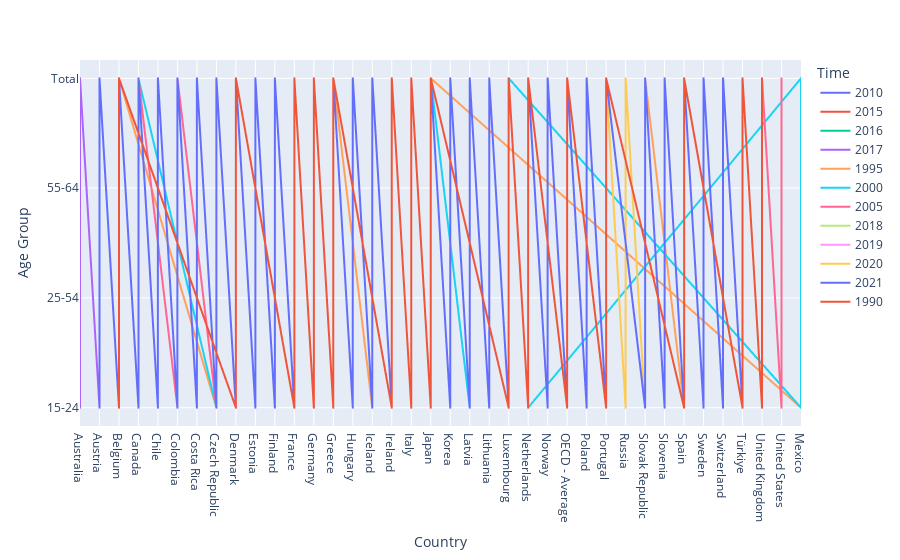

Notebook code for this chart:
### Code cell
px.line(data_date, x = "Country", y = "Age Group", color="Time")

### Figure 1 — Plotly figure (JSON) as saved in the notebook; plotly's stock layout.template omitted (floating-point values rounded to 4 significant figures; data arrays with more than 128 entries replaced by an {"elided": "..."} marker saying what was removed)
{"data": [{"hovertemplate": "Time=2010<br>Country=%{x}<br>Age Group=%{y}<extra></extra>", "legendgroup": "2010", "line": {"color": "#636efa", "dash": "solid"}, "marker": {"symbol": "circle"}, "mode": "lines", "name": "2010", "showlegend": true, "type": "scattergl", "x": {"elided": "288 str values"}, "xaxis": "x", "y": {"elided": "288 str values"}, "yaxis": "y"}, {"hovertemplate": "Time=2015<br>Country=%{x}<br>Age Group=%{y}<extra></extra>", "legendgroup": "2015", "line": {"color": "#EF553B", "dash": "solid"}, "marker": {"symbol": "circle"}, "mode": "lines", "name": "2015", "showlegend": true, "type": "scattergl", "x": {"elided": "288 str values"}, "xaxis": "x", "y": {"elided": "288 str values"}, "yaxis": "y"}, {"hovertemplate": "Time=2016<br>Country=%{x}<br>Age Group=%{y}<extra></extra>", "legendgroup": "2016", "line": {"color": "#00cc96", "dash": "solid"}, "marker": {"symbol": "circle"}, "mode": "lines", "name": "2016", "showlegend": true, "type": "scattergl", "x": {"elided": "288 str values"}, "xaxis": "x", "y": {"elided": "288 str values"}, "yaxis": "y"}, {"hovertemplate": "Time=2017<br>Country=%{x}<br>Age Group=%{y}<extra></extra>", "legendgroup": "2017", "line": {"color": "#ab63fa", "dash": "solid"}, "marker": {"symbol": "circle"}, "mode": "lines", "name": "2017", "showlegend": true, "type": "scattergl", "x": {"elided": "296 str values"}, "xaxis": "x", "y": {"elided": "296 str values"}, "yaxis": "y"}, {"hovertemplate": "Time=1995<br>Country=%{x}<br>Age Group=%{y}<extra></extra>", "legendgroup": "1995", "line": {"color": "#FFA15A", "dash": "solid"}, "marker": {"symbol": "circle"}, "mode": "lines", "name": "1995", "showlegend": true, "type": "scattergl", "x": {"elided": "160 str values"}, "xaxis": "x", "y": {"elided": "160 str values"}, "yaxis": "y"}, {"hovertemplate": "Time=2000<br>Country=%{x}<br>Age Group=%{y}<extra></extra>", "legendgroup": "2000", "line": {"color": "#19d3f3", "dash": "solid"}, "marker": {"symbol": "circle"}, "mode": "lines", "name": "2000", "showlegend": true, "type": "scattergl", "x": {"elided": "248 str values"}, "xaxis": "x", "y": {"elided": "248 str values"}, "yaxis": "y"}, {"hovertemplate": "Time=2005<br>Country=%{x}<br>Age Group=%{y}<extra></extra>", "legendgroup": "2005", "line": {"color": "#FF6692", "dash": "solid"}, "marker": {"symbol": "circle"}, "mode": "lines", "name": "2005", "showlegend": true, "type": "scattergl", "x": {"elided": "271 str values"}, "xaxis": "x", "y": {"elided": "271 str values"}, "yaxis": "y"}, {"hovertemplate": "Time=2018<br>Country=%{x}<br>Age Group=%{y}<extra></extra>", "legendgroup": "2018", "line": {"color": "#B6E880", "dash": "solid"}, "marker": {"symbol": "circle"}, "mode": "lines", "name": "2018", "showlegend": true, "type": "scattergl", "x": {"elided": "280 str values"}, "xaxis": "x", "y": {"elided": "280 str values"}, "yaxis": "y"}, {"hovertemplate": "Time=2019<br>Country=%{x}<br>Age Group=%{y}<extra></extra>", "legendgroup": "2019", "line": {"color": "#FF97FF", "dash": "solid"}, "marker": {"symbol": "circle"}, "mode": "lines", "name": "2019", "showlegend": true, "type": "scattergl", "x": {"elided": "280 str values"}, "xaxis": "x", "y": {"elided": "280 str values"}, "yaxis": "y"}, {"hovertemplate": "Time=2020<br>Country=%{x}<br>Age Group=%{y}<extra></extra>", "legendgroup": "2020", "line": {"color": "#FECB52", "dash": "solid"}, "marker": {"symbol": "circle"}, "mode": "lines", "name": "2020", "showlegend": true, "type": "scattergl", "x": {"elided": "280 str values"}, "xaxis": "x", "y": {"elided": "280 str values"}, "yaxis": "y"}, {"hovertemplate": "Time=2021<br>Country=%{x}<br>Age Group=%{y}<extra></extra>", "legendgroup": "2021", "line": {"color": "#636efa", "dash": "solid"}, "marker": {"symbol": "circle"}, "mode": "lines", "name": "2021", "showlegend": true, "type": "scattergl", "x": {"elided": "272 str values"}, "xaxis": "x", "y": {"elided": "272 str values"}, "yaxis": "y"}, {"hovertemplate": "Time=1990<br>Country=%{x}<br>Age Group=%{y}<extra></extra>", "legendgroup": "1990", "line": {"color": "#EF553B", "dash": "solid"}, "marker": {"symbol": "circle"}, "mode": "lines", "name": "1990", "showlegend": true, "type": "scattergl", "x": ["Belgium", "Belgium", "Belgium", "Belgium", "Belgium", "Belgium", "Belgium", "Belgium", "Denmark", "Denmark", "Denmark", "Denmark", "Denmark", "Denmark", "Denmark", "Denmark", "France", "France", "France", "France", "France", "France", "France", "France", "Germany", "Germany", "Germany", "Germany", "Germany", "Germany", "Germany", "Germany", "Greece", "Greece", "Greece", "Greece", "Greece", "Greece", "Greece", "Greece", "Ireland", "Ireland", "Ireland", "Ireland", "Ireland", "Ireland", "Ireland", "Ireland", "Italy", "Italy", "Italy", "Italy", "Italy", "Italy", "Italy", "Italy", "Japan", "Japan", "Japan", "Japan", "Japan", "Japan", "Japan", "Japan", "Luxembourg", "Luxembourg", "Luxembourg", "Luxembourg", "Luxembourg", "Luxembourg", "Luxembourg", "Netherlands", "Netherlands", "Netherlands", "Netherlands", "Netherlands", "Netherlands", "Netherlands", "Netherlands", "OECD - Average", "OECD - Average", "OECD - Average", "OECD - Average", "OECD - Average", "OECD - Average", "OECD - Average", "OECD - Average", "Portugal", "Portugal", "Portugal", "Portugal", "Portugal", "Portugal", "Portugal", "Portugal", "Spain", "Spain", "Spain", "Spain", "Spain", "Spain", "Spain", "Spain", "Türkiye", "Türkiye", "Türkiye", "Türkiye", "Türkiye", "Türkiye", "Türkiye", "Türkiye", "United Kingdom", "United Kingdom", "United Kingdom", "United Kingdom", "United Kingdom", "United Kingdom", "United Kingdom", "United Kingdom"], "xaxis": "x", "y": ["15-24", "15-24", "25-54", "25-54", "55-64", "55-64", "Total", "Total", "15-24", "15-24", "25-54", "25-54", "55-64", "55-64", "Total", "Total", "15-24", "15-24", "25-54", "25-54", "55-64", "55-64", "Total", "Total", "15-24", "15-24", "25-54", "25-54", "55-64", "55-64", "Total", "Total", "15-24", "15-24", "25-54", "25-54", "55-64", "55-64", "Total", "Total", "15-24", "15-24", "25-54", "25-54", "55-64", "55-64", "Total", "Total", "15-24", "15-24", "25-54", "25-54", "55-64", "55-64", "Total", "Total", "15-24", "15-24", "25-54", "25-54", "55-64", "55-64", "Total", "Total", "15-24", "15-24", "25-54", "25-54", "55-64", "Total", "Total", "15-24", "15-24", "25-54", "25-54", "55-64", "55-64", "Total", "Total", "15-24", "15-24", "25-54", "25-54", "55-64", "55-64", "Total", "Total", "15-24", "15-24", "25-54", "25-54", "55-64", "55-64", "Total", "Total", "15-24", "15-24", "25-54", "25-54", "55-64", "55-64", "Total", "Total", "15-24", "15-24", "25-54", "25-54", "55-64", "55-64", "Total", "Total", "15-24", "15-24", "25-54", "25-54", "55-64", "55-64", "Total", "Total"], "yaxis": "y"}], "layout": {"legend": {"title": {"text": "Time"}, "tracegroupgap": 0}, "margin": {"t": 60}, "xaxis": {"anchor": "y", "domain": [0, 1], "title": {"text": "Country"}}, "yaxis": {"anchor": "x", "domain": [0, 1], "title": {"text": "Age Group"}}}}
